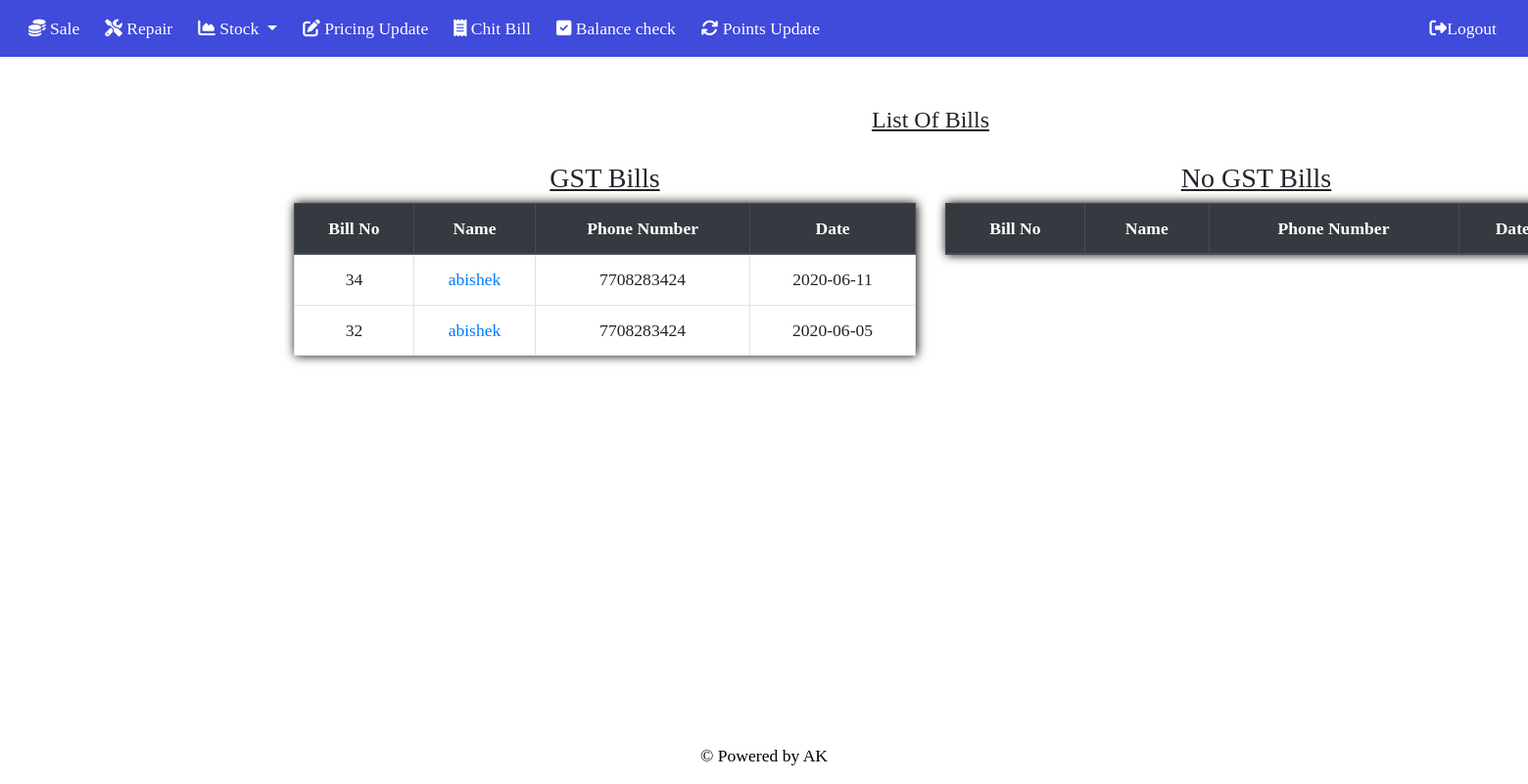
The app's page /shop/Account/AllBills/ (signed in) with its own data.
### Myapp/models.py (models this page shows, shortened)
class BillingPayment(models.Model):
    user = models.ForeignKey(BillingItems,on_delete=models.CASCADE,null=True,blank=True)
    Cash = models.CharField(max_length=64,default="0")
    Card = models.CharField(max_length=64,default="xxxx")
    Card_Holder = models.CharField(max_length=64,default="xxxx")
    Card_Amount = models.CharField(max_length=64,default="0")
    Online_Transfer_UPI = models.CharField(max_length=64,default="xxxx")
    Online_Amount = models.CharField(max_length=64,default="0")
    Chit_No = models.CharField(max_length=16,default="0")
    Chit_Amount = models.CharField(max_length=64,default="0")
    GST_Tax = models.CharField(max_length=32,default="0.0",null=True,blank=True)
    CGST_Tax = models.CharField(max_length=32,default="0.0",null=True,blank=True)
    SGST_Tax = models.CharField(max_length=32,default="0.0",null=True,blank=True)
    IGST_Tax = models.CharField(max_length=32,default="0.0",null=True,blank=True)
    Balance = models.CharField(max_length=32,default="0",null=True,blank=True)
    Discount = models.CharField(max_length=8,default="0",null=True,blank=True)
    Advance = models.CharField(max_length=32,default="0",null=True,blank=True)
    Paid = models.CharField(max_length=16,default=0,null = True, blank= True)
    Total = models.CharField(max_length=64,default="0",null=True,blank=True)

class BillingItems(models.Model):
    user = models.ForeignKey(ShopCustomers,on_delete=models.PROTECT)
    Bill_No = models.CharField(max_length=1024,default="")
    Item_id = models.CharField(max_length=2048,default="[]",null=True,blank=True)
    Making_Charge = models.CharField(max_length=2048,default="[]",null=True,blank=True)
    Wastage = models.CharField(max_length=2048,default="[]",null=True,blank=True)
    Item_type = models.CharField(max_length=2048,default="[]",null=True,blank=True)
    Date = models.CharField(default = "",max_length=16)
    Total = models.CharField(max_length=2048,default="[]")
    Total_Amount_PreBill = models.CharField(max_length=64,default="0")

class ShopCustomers(models.Model):
    Name = models.CharField(max_length=64)
    PhoneNumber = models.CharField(max_length=15,unique=True,help_text="Phone Number")

### Myapp/views.py (the view)
# urls.py: url(r"^Account/AllBills/(?P<pk_DN>\d+)/$",views.AllBillsDetails,name="SaleBillsDetail"),
@login_required
def AllBills(request):
    data = models.BillingPayment.objects.all().order_by("-user__Date")
    return render(request,"Sales/AllBills.html",{'data':data})

### Myapp/templates/Sales/AllBills.html (shortened to what this page needs)
{% extends 'FirstApp/base.html' %}
{% block body-block %}
<div class="content" style="width: 1900px;">
    <div class="allitemscontent">
        <div class="allitemshead">
            <h4><u>List Of Bills</u></h4>
        </div>
        <div class="allitemsbody">
            <div class="row">
                <div class="col-6">
                    <h3><u>GST Bills</u></h3>
                    <table class="table table-bordered" style="box-shadow: black 1px 0px 10px;">
                        <thead class="thead-dark">
                            <tr>
                                <th>Bill No</th>
                                <th>Name</th>
                                <th>Phone Number</th>
                                <th>Date</th>
                            </tr>
                        </thead>
                        <tbody>
                            {% for data in data %}
                                {% if data.GST_Tax != "0.0" %}
                                    <tr>
                                        <td>{{data.user.Bill_No}}</td>
                                        <td><a href="{{data.user.Bill_No}}" style="text-decoration: none;">{{data.user.user.Name}}</a></td>
                                        <td>{{data.user.user.PhoneNumber}}</td>
                                        <td>{{data.user.Date}}</td>
                                    </tr>
                                {% endif %}
                            {% endfor %}
                        </tbody>
                    </table>
                </div>
                <div class="col-6">
                        <h3><u>No GST Bills</u></h3>
                        <table class="table table-bordered" style="box-shadow: black 1px 0px 10px;">
                            <thead class="thead-dark">
                                <tr>
                                    <th>Bill No</th>
                                    <th>Name</th>
                                    <th>Phone Number</th>
                                    <th>Date</th>
                                </tr>
                            </thead>
                        </table>
                    </div>
            </div>
        </div>
    </div>
</div>
{% endblock %}

### Myapp/templates/Sales/AllBills.html (style rules this page uses)
.allitemscontent { text-align: center; }
.allitemsbody { padding: 20px; padding-left: 300px; padding-right: 300px; }
.allitemshead { margin-top: 50px; }

### records on screen
BillingPayment: user.Bill_No "34", user.user.Name "abishek", user.user.PhoneNumber "7708283424", user.Date "2020-06-11"
BillingPayment: user.Bill_No "32", user.user.Name "abishek", user.user.PhoneNumber "7708283424", user.Date "2020-06-05"
